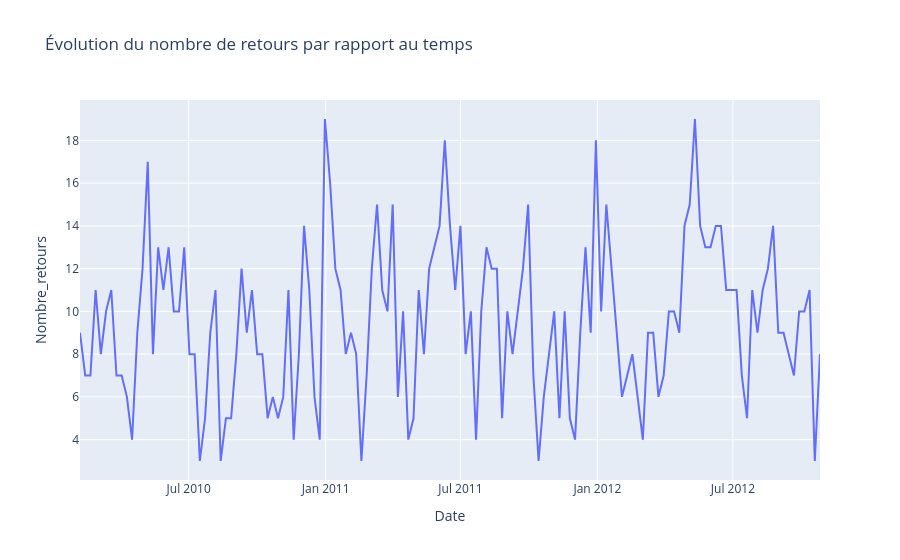

Notebook cell for this chart:
### Markdown cell above
## E Analyse Temporelle de Is_vente=0

**Il s'agit de voir si les retours ou l'absence de vente suit un cycle**

### Code cell
#Nombre de retours enregistré par semaine de facon globale
retour_temps=df_train[df_train["Is_Vente"]==0].groupby("Date").size().reset_index(name="Nombre_retours")
fig=px.line(retour_temps,x="Date",y="Nombre_retours",
            title="Évolution du nombre de retours par rapport au temps")
fig.show()

### Figure 1 — Plotly figure (JSON) as saved in the notebook; plotly's stock layout.template omitted (floating-point values rounded to 4 significant figures; data arrays with more than 128 entries replaced by an {"elided": "..."} marker saying what was removed)
{"data": [{"hovertemplate": "Date=%{x}<br>Nombre_retours=%{y}<extra></extra>", "legendgroup": "", "line": {"color": "#636efa", "dash": "solid"}, "marker": {"symbol": "circle"}, "mode": "lines", "name": "", "orientation": "v", "showlegend": false, "type": "scatter", "x": {"elided": "143 str values"}, "xaxis": "x", "y": {"elided": "143 int values"}, "yaxis": "y"}], "layout": {"legend": {"tracegroupgap": 0}, "title": {"text": "Évolution du nombre de retours par rapport au temps"}, "xaxis": {"anchor": "y", "domain": [0, 1], "title": {"text": "Date"}}, "yaxis": {"anchor": "x", "domain": [0, 1], "title": {"text": "Nombre_retours"}}}}
